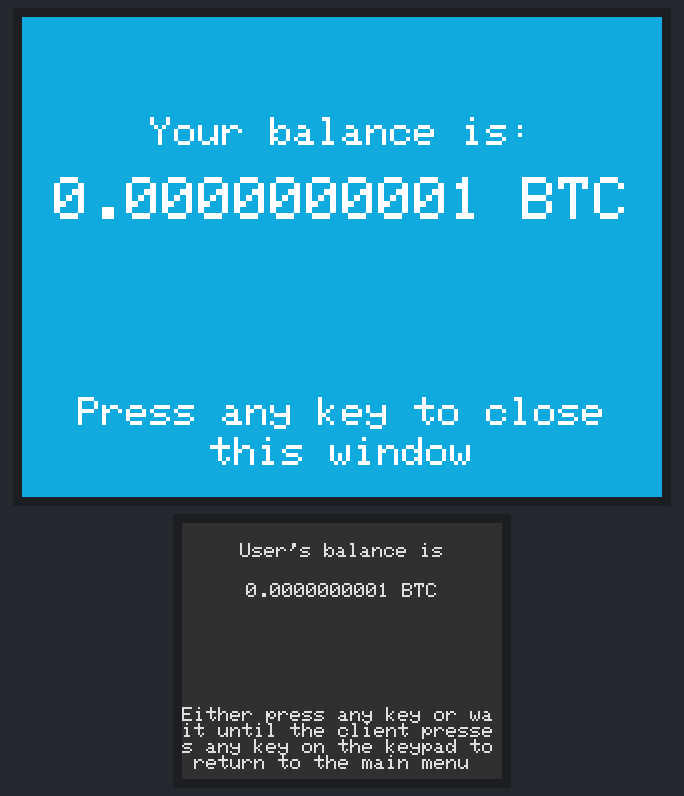
A sketch run on a simulated ESP32. Shown: 320×240 colour display, 160×128 colour display.

Above: at 0.5 s.

The sketch:

balance.ino
```cpp
// (licence header left out)
#include <Adafruit_GFX.h>                                                   // include Adafruit graphics library
#include <Adafruit_ILI9341.h>                                               // include Adafruit ILI9341 TFT library
#include <Adafruit_ST7735.h>
#define TFT_CS    15                                                        // TFT CS  pin is connected to ESP32 pin D15
#define TFT_RST   4                                                         // TFT RST pin is connected to ESP32 pin D4
#define TFT_DC    2                                                         // TFT DC  pin is connected to ESP32 pin D2
                                                                            // SCK (CLK) ---> ESP32 pin D18
                                                                            // MOSI(DIN) ---> ESP32 pin D23

Adafruit_ILI9341 tft = Adafruit_ILI9341(TFT_CS, TFT_DC, TFT_RST);

#define TFT_CS1         5
#define TFT_RST1        19
#define TFT_DC1         22
Adafruit_ST7735 operator_tft = Adafruit_ST7735(TFT_CS1, TFT_DC1, TFT_RST1);

String space_and_currency = " BTC";
int text_size_for_sale = 3;

void disp_centered_text_on_op(String t_disp, int y){
   int16_t x1, y1;
   uint16_t w, h;
   operator_tft.getTextBounds(t_disp, 160, 0, &x1, &y1, &w, &h);
   operator_tft.setCursor(80 - (w / 2), y);
   operator_tft.print(t_disp);
}

void disp_centered_text_on_cl(String t_disp, int y){
   int16_t x1, y1;
   uint16_t w, h;
   tft.getTextBounds(t_disp, 320, 0, &x1, &y1, &w, &h);
   tft.setCursor(160 - (w / 2), y);
   tft.print(t_disp);
}

void c_balance(String ublc){
   tft.fillScreen(0x155b);
   tft.setTextColor(0xffff, 0x155b);
   tft.setTextSize(2);
   disp_centered_text_on_cl("Your balance is:", 50);
   tft.setTextSize(text_size_for_sale);
   disp_centered_text_on_cl(ublc + space_and_currency, 80);
   operator_tft.fillScreen(0x3186);
   operator_tft.setTextColor(0xdefb, 0x3186);
   operator_tft.setTextSize(1);
   disp_centered_text_on_op("User's balance is",10);
   disp_centered_text_on_op(ublc + space_and_currency, 30);
   operator_tft.setCursor(0,92);
   operator_tft.print("Either press any key or wait until the client presses any key on the keypad to return to the main menu");
   tft.setTextSize(2);
   disp_centered_text_on_cl("Press any key to close", 190);
   disp_centered_text_on_cl("this window", 210);
}

void setup() {
   tft.begin();
   tft.setRotation(1);
   operator_tft.initR(INITR_BLACKTAB);
   operator_tft.setRotation(1);
   c_balance("0.0000000001");
}
void loop(){

}
```
